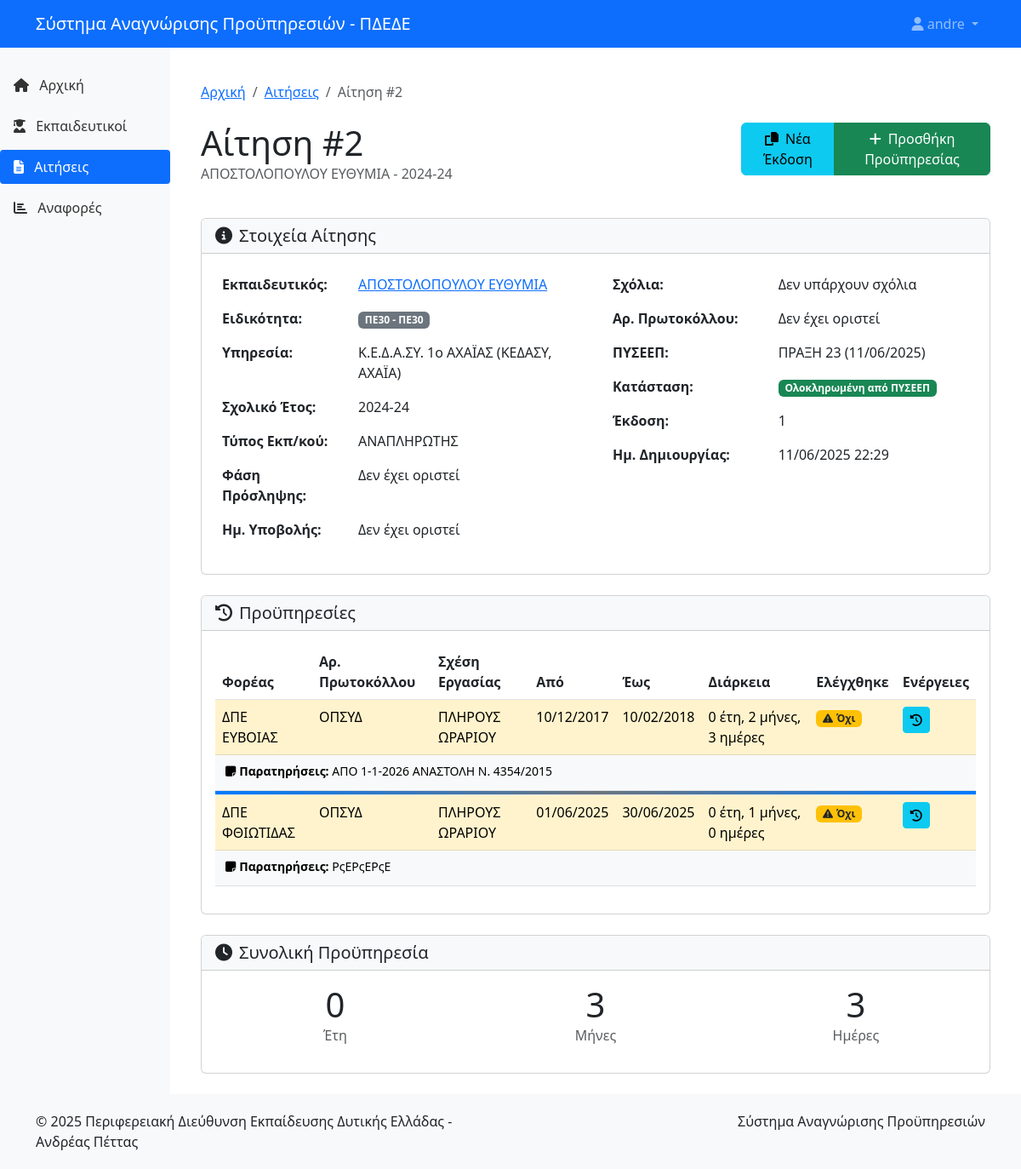
Page /applications/2/ (signed in) on the earlier database version.
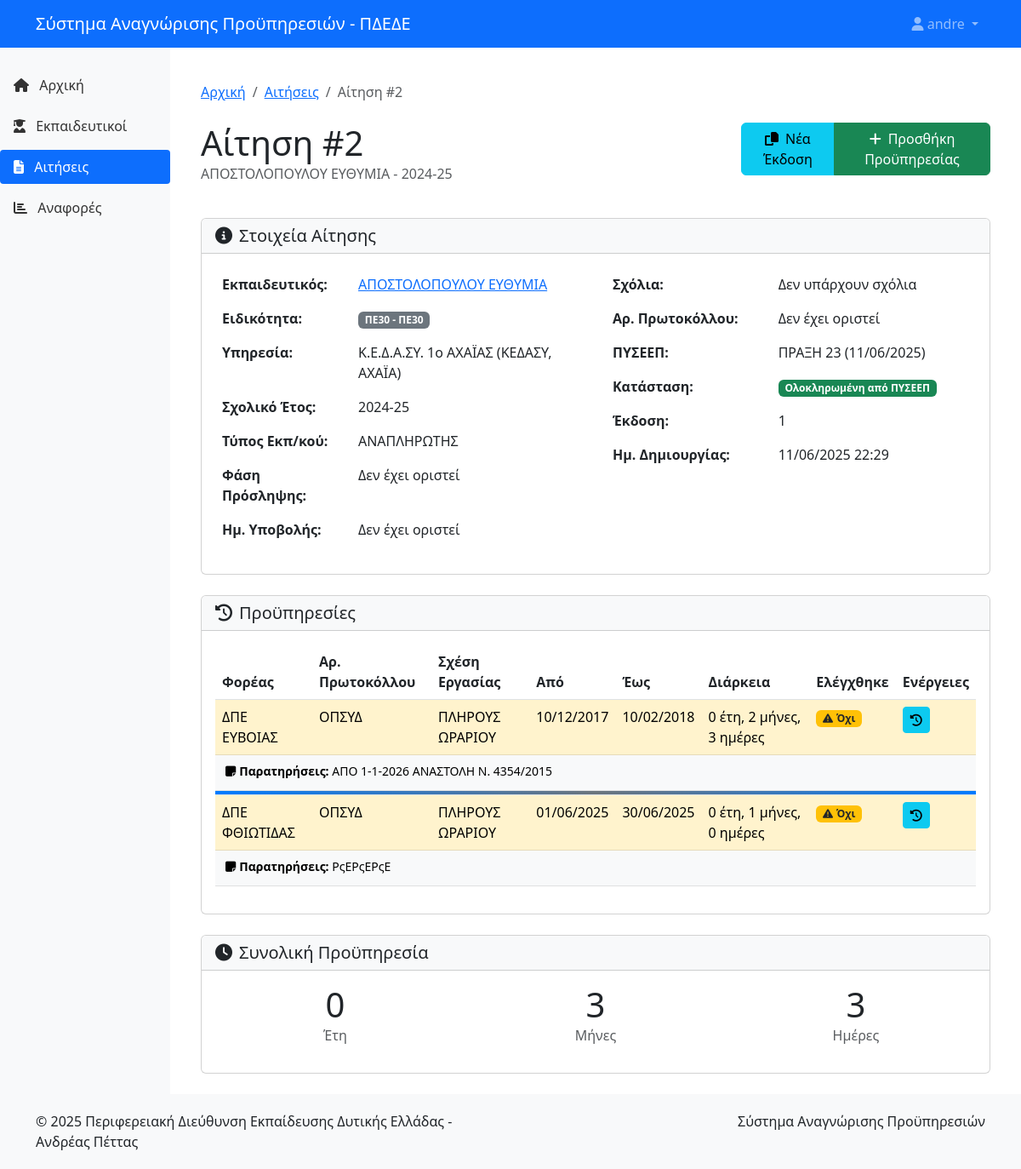
Same page on the later database version.
### proipiresia/models.py (models this page shows, shortened)
class Application(models.Model):
    STATUS_CHOICES = [
        ('NEW', 'Νέα αίτηση'),
        ('PENDING_DOCS', 'Σε αναμονή δικαιολογητικών'),
        ('READY_FOR_PYSEEP', 'Έτοιμη για ΠΥΣΕΕΠ'),
        ('COMPLETED', 'Ολοκληρωμένη από ΠΥΣΕΕΠ'),
    ]
    teacher = models.ForeignKey(Teacher, on_delete=models.CASCADE, verbose_name="Εκπαιδευτικός")
    current_service = models.ForeignKey(Service, on_delete=models.CASCADE, verbose_name="Υπηρεσία Τρέχουσας Τοποθέτησης")
    school_year = models.ForeignKey(SchoolYear, on_delete=models.CASCADE, verbose_name="Σχολικό Έτος")
    employee_type = models.ForeignKey(EmployeeType, on_delete=models.CASCADE, verbose_name="Τύπος Εκπαιδευτικού")
    recruitment_phase = models.CharField(max_length=100, blank=True, null=True, verbose_name="Φάση Πρόσληψης")
    submission_date = models.DateField(blank=True, null=True, verbose_name="Ημερομηνία Υποβολής Αίτησης")
    submission_comments = models.CharField(max_length=255, blank=True, null=True, verbose_name="Σχόλια Ημερομηνίας Υποβολής")
    protocol_number = models.CharField(max_length=100, blank=True, null=True, verbose_name="Αρ. Πρωτοκόλλου Αίτησης")
    pyseep = models.ForeignKey(PYSEEP, on_delete=models.SET_NULL, blank=True, null=True, verbose_name="ΠΥΣΕΕΠ που θα υποβληθεί")
    status = models.CharField(max_length=20, choices=STATUS_CHOICES, default='NEW', verbose_name="Κατάσταση")
    created_at = models.DateTimeField(auto_now_add=True, verbose_name="Ημερομηνία Δημιουργίας")
    updated_at = models.DateTimeField(auto_now=True, verbose_name="Ημερομηνία Ενημέρωσης")
    created_by = models.ForeignKey('auth.User', on_delete=models.SET_NULL, null=True, related_name='created_applications', verbose_name="Δημιουργήθηκε από")
    updated_by = models.ForeignKey('auth.User', on_delete=models.SET_NULL, null=True, related_name='updated_applications', verbose_name="Ενημερώθηκε από")
    version = models.PositiveIntegerField(default=1, verbose_name="Έκδοση")
    is_active = models.BooleanField(default=True, verbose_name="Ενεργή")
    def application_file_path(instance, filename):
        ext = filename.split('.')[-1]
        filename = f"{uuid.uuid4()}.{ext}"
        return os.path.join('applications', str(instance.teacher.id), filename)
    application_file = models.FileField(
        upload_to=application_file_path,
        blank=True,
        null=True,
        verbose_name="Αρχείο Αίτησης",
        validators=[
            FileExtensionValidator(allowed_extensions=['pdf']),
        ]
    )
    class Meta:
        verbose_name = "Αίτηση"
        verbose_name_plural = "Αιτήσεις"
        ordering = ['-created_at']

class SchoolYear(models.Model):
    name = models.CharField(max_length=10, unique=True, verbose_name="Σχολικό Έτος")
    start_date = models.DateField(verbose_name="Ημερομηνία Έναρξης")
    end_date = models.DateField(verbose_name="Ημερομηνία Λήξης")
    is_active = models.BooleanField(default=False, verbose_name="Ενεργό")
    class Meta:
        verbose_name = "Σχολικό Έτος"
        verbose_name_plural = "Σχολικά Έτη"
        ordering = ['-name']
    def __str__(self):
        return self.name

class Teacher(models.Model):
    first_name = models.CharField(max_length=100, verbose_name="Όνομα")
    last_name = models.CharField(max_length=100, verbose_name="Επώνυμο")
    father_name = models.CharField(max_length=100, verbose_name="Πατρώνυμο")
    specialties = models.ManyToManyField(Specialty, through='TeacherSpecialty', verbose_name="Ειδικότητες")
    phone = models.CharField(max_length=20, blank=True, null=True, verbose_name="Τηλέφωνο")
    email = models.EmailField(blank=True, null=True, verbose_name="Email")
    class Meta:
        verbose_name = "Εκπαιδευτικός"
        verbose_name_plural = "Εκπαιδευτικοί"
        ordering = ['last_name', 'first_name']
        constraints = [
            models.UniqueConstraint(
                fields=['first_name', 'last_name', 'father_name'],
                name='unique_teacher'
            )
        ]

class Service(models.Model):
    CATEGORIES = [
        ('ΚΕΔΑΣΥ', 'ΚΕΔΑΣΥ'),
        ('ΣΔΕΥ', 'ΣΔΕΥ'),
        ('ΣΜΕΑΕ', 'ΣΜΕΑΕ'),
        ('ΑΛΛΟ', 'ΑΛΛΟ'),
    ]
    PREFECTURES = [
        ('ΑΙΤΩΛΟΑΚΑΡΝΑΝΙΑ', 'ΑΙΤΩΛΟΑΚΑΡΝΑΝΙΑ'),
        ('ΑΧΑΪΑ', 'ΑΧΑΪΑ'),
        ('ΗΛΕΙΑ', 'ΗΛΕΙΑ'),
    ]
    name = models.CharField(max_length=255, verbose_name="Όνομα Υπηρεσίας")
    category = models.CharField(max_length=50, choices=CATEGORIES, verbose_name="Κατηγορία")
    prefecture = models.CharField(max_length=50, choices=PREFECTURES, verbose_name="Νομός")
    class Meta:
        verbose_name = "Υπηρεσία"
        verbose_name_plural = "Υπηρεσίες"
        ordering = ['prefecture', 'category', 'name']
        unique_together = ['name', 'category', 'prefecture']
    def __str__(self):
        return f"{self.name} ({self.get_category_display()}, {self.get_prefecture_display()})"

class EmployeeType(models.Model):
    name = models.CharField(max_length=50, unique=True, verbose_name="Τύπος Εκπαιδευτικού")
    class Meta:
        verbose_name = "Τύπος Εκπαιδευτικού"
        verbose_name_plural = "Τύποι Εκπαιδευτικών"
    def __str__(self):
        return self.name

class PYSEEP(models.Model):
    act_number = models.CharField(max_length=50, verbose_name="Αριθμός Πράξης")
    date = models.DateField(verbose_name="Ημερομηνία")
    school_year = models.ForeignKey(SchoolYear, on_delete=models.CASCADE, verbose_name="Σχολικό Έτος")
    class Meta:
        verbose_name = "ΠΥΣΕΕΠ"
        verbose_name_plural = "ΠΥΣΕΕΠ"
        ordering = ['-date']
        constraints = [
            models.UniqueConstraint(
                fields=['act_number', 'date'],
                name='unique_pyseep'
            )
        ]

### proipiresia/views.py (the view)
# urls.py: path('applications/<int:pk>/', views.ApplicationDetailView.as_view(), name='application-detail'),
class ApplicationDetailView(LoginRequiredMixin, DetailView):
    model = Application
    template_name = 'proipiresia/application_detail.html'
    context_object_name = 'application'
    def get_context_data(self, **kwargs):
        context = super().get_context_data(**kwargs)
        context['prior_services'] = self.object.priorservice_set.all().order_by('start_date', 'end_date')
        totals = self.object.priorservice_set.aggregate(
            total_years=Sum('years'),
            total_months=Sum('months'),
            total_days=Sum('days')
        )
        years = totals['total_years'] or 0
        months = totals['total_months'] or 0
        days = totals['total_days'] or 0
        months += days // 30
        days = days % 30
        years += months // 12
        months = months % 12
        context['total_experience'] = {
            'years': years,
            'months': months,
            'days': days
        }
        unverified_services = self.object.priorservice_set.filter(
            verified__isnull=True,
            is_active=True
        )
        context['unverified_services_count'] = unverified_services.count()
        context['has_unverified_services'] = unverified_services.exists()
        context['status_form'] = ApplicationStatusForm(instance=self.object)
        return context

### proipiresia/models.py (called while the page is built)
    def __str__(self):
        return self.name

    def __str__(self):
        return self.name

### proipiresia/templates/proipiresia/application_detail.html (shortened to what the changed rows need)
{% extends 'proipiresia/base.html' %}
{% block content %}
<div class="container py-4">
    <nav aria-label="breadcrumb" class="mb-4">
        <ol class="breadcrumb">
            <li class="breadcrumb-item"><a href="{% url 'home' %}">Αρχική</a></li>
            <li class="breadcrumb-item"><a href="{% url 'application-list' %}">Αιτήσεις</a></li>
            <li class="breadcrumb-item active" aria-current="page">Αίτηση #{{ application.id }}</li>
        </ol>
    </nav>
    <div class="row mb-4">
        <div class="col-md-8">
            <h1 class="mb-0">Αίτηση #{{ application.id }}</h1>
            <p class="text-muted">{{ application.teacher.last_name }} {{ application.teacher.first_name }} - {{ application.school_year }}</p>
        </div>
    </div>
    <div class="row">
        <div class="col-md-12">
            <div class="card mb-4">
                <div class="card-body">
                    <div class="row">
                        <div class="col-md-6">
                            <table class="table table-borderless">
                                <tr>
                                    <th class="w-40">Εκπαιδευτικός:</th>
                                    <td>
                                        <a href="{% url 'teacher-detail' application.teacher.id %}">
                                            {{ application.teacher.last_name }} {{ application.teacher.first_name }}
                                        </a>
                                    </td>
                                </tr>
                                <tr>
                                    <th>Ειδικότητα:</th>
                                </tr>
                                <tr>
                                    <th>Υπηρεσία:</th>
                                    <td>{{ application.current_service }}</td>
                                </tr>
                                <tr>
                                    <th>Σχολικό Έτος:</th>
                                    <td>{{ application.school_year }}</td>
                                </tr>
                                <tr>
                                    <th>Τύπος Εκπ/κού:</th>
                                    <td>{{ application.employee_type }}</td>
                                </tr>
                                <tr>
                                    <th>Φάση Πρόσληψης:</th>
                                    <td>{{ application.recruitment_phase|default:"Δεν έχει οριστεί" }}</td>
                                </tr>
                                <tr>
                                    <th>Ημ. Υποβολής:</th>
                                    <td>{{ application.submission_date|date:"d/m/Y"|default:"Δεν έχει οριστεί" }}</td>
                                </tr>
                            </table>
                        </div>
                        <div class="col-md-6">
                            <table class="table table-borderless">
                                <tr>
                                    <th>Σχόλια:</th>
                                    <td>{{ application.submission_comments|default:"Δεν υπάρχουν σχόλια" }}</td>
                                </tr>
                                <tr>
                                    <th>Αρ. Πρωτοκόλλου:</th>
                                    <td>{{ application.protocol_number|default:"Δεν έχει οριστεί" }}</td>
                                </tr>
                                <tr>
                                    <th>ΠΥΣΕΕΠ:</th>
                                    <td>
                                        {% if application.pyseep %}
                                        {{ application.pyseep.act_number }} ({{ application.pyseep.date|date:"d/m/Y" }})
                                        {% else %}
                                        <span class="text-muted">Δεν έχει οριστεί</span>
                                        {% endif %}
                                    </td>
                                </tr>
                                <tr>
                                    <th>Κατάσταση:</th>
                                </tr>
                                <tr>
                                    <th>Έκδοση:</th>
                                    <td>{{ application.version }}</td>
                                </tr>
                                <tr>
                                    <th>Ημ. Δημιουργίας:</th>
                                    <td>{{ application.created_at|date:"d/m/Y H:i" }}</td>
                                </tr>
                            </table>
                        </div>
                    </div>
                </div>
            </div>
            <div class="card">
                <div class="card-body">
                    {% if prior_services %}
                    <div class="table-responsive">
                        <table class="table table-hover">
                            <thead>
                                <tr>
                                    <th>Φορέας</th>
                                    <th>Αρ. Πρωτοκόλλου</th>
                                    <th>Σχέση Εργασίας</th>
                                    <th>Από</th>
                                    <th>Έως</th>
                                    <th>Διάρκεια</th>
                                    <th>Ελέγχθηκε</th>
                                    <th>Ενέργειες</th>
                                </tr>
                            </thead>
                        </table>
                    </div>
                    {% endif %}
                </div>
            </div>
        </div>
    </div>
</div>
{% endblock %}

Differences in the rows shown:
changed through a linked row, Application "Δεν έχει οριστεί": school_year "2024-24" → "2024-25"
